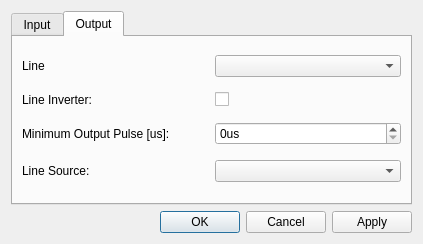
<?xml version="1.0" encoding="UTF-8"?>
<ui version="4.0">
 <class>SettingsDialog</class>
 <widget class="QDialog" name="SettingsDialog">
  <property name="geometry">
   <rect>
    <x>0</x>
    <y>0</y>
    <width>423</width>
    <height>244</height>
   </rect>
  </property>
  <property name="sizePolicy">
   <sizepolicy hsizetype="Preferred" vsizetype="Preferred">
    <horstretch>0</horstretch>
    <verstretch>0</verstretch>
   </sizepolicy>
  </property>
  <property name="windowTitle">
   <string>Settings Window</string>
  </property>
  <layout class="QVBoxLayout" name="verticalLayout">
   <item>
    <widget class="QTabWidget" name="settings_tabWidget">
     <property name="tabShape">
      <enum>QTabWidget::Rounded</enum>
     </property>
     <property name="currentIndex">
      <number>1</number>
     </property>
     <widget class="QWidget" name="Input_tab">
      <attribute name="title">
       <string>Input</string>
      </attribute>
      <layout class="QGridLayout" name="gridLayout">
       <item row="4" column="1">
        <widget class="QCheckBox" name="inputlineinverter_checkBox">
         <property name="text">
          <string/>
         </property>
        </widget>
       </item>
       <item row="3" column="1">
        <widget class="ScienDSpinBox" name="inputTriggerDelay_DoubleSpinBox">
         <property name="sizePolicy">
          <sizepolicy hsizetype="Minimum" vsizetype="Fixed">
           <horstretch>0</horstretch>
           <verstretch>0</verstretch>
          </sizepolicy>
         </property>
         <property name="suffix">
          <string>us</string>
         </property>
         <property name="decimals">
          <number>0</number>
         </property>
         <property name="minimum">
          <double>0.000000000000000</double>
         </property>
         <property name="maximum">
          <double>10000000.000000000000000</double>
         </property>
         <property name="value">
          <double>0.000000000000000</double>
         </property>
        </widget>
       </item>
       <item row="0" column="1">
        <widget class="QComboBox" name="inputline_comboBox"/>
       </item>
       <item row="1" column="1">
        <widget class="QComboBox" name="inputtriggerselector_comboBox"/>
       </item>
       <item row="3" column="0">
        <widget class="QLabel" name="triggerdelay_Label">
         <property name="text">
          <string>Trigger Delay [us]:</string>
         </property>
        </widget>
       </item>
       <item row="0" column="0">
        <widget class="QLabel" name="inputLine_Label">
         <property name="text">
          <string>Line:</string>
         </property>
        </widget>
       </item>
       <item row="4" column="0">
        <widget class="QLabel" name="inputlineinverter_Label">
         <property name="text">
          <string>Line Inverter:</string>
         </property>
        </widget>
       </item>
       <item row="1" column="0">
        <widget class="QLabel" name="inputtriggerselector_Label">
         <property name="text">
          <string>Trigger Selector:</string>
         </property>
        </widget>
       </item>
       <item row="2" column="0">
        <widget class="QLabel" name="inputtriggeractivation_Label">
         <property name="text">
          <string>Trigger Activation:</string>
         </property>
        </widget>
       </item>
       <item row="2" column="1">
        <widget class="QComboBox" name="inputtriggeractivation_comboBox"/>
       </item>
      </layout>
     </widget>
     <widget class="QWidget" name="Output_tab">
      <attribute name="title">
       <string>Output</string>
      </attribute>
      <layout class="QGridLayout" name="gridLayout_2">
       <item row="2" column="1">
        <widget class="ScienDSpinBox" name="outputpulsemin_DoubleSpinBox">
         <property name="sizePolicy">
          <sizepolicy hsizetype="Minimum" vsizetype="Fixed">
           <horstretch>0</horstretch>
           <verstretch>0</verstretch>
          </sizepolicy>
         </property>
         <property name="suffix">
          <string>us</string>
         </property>
         <property name="decimals">
          <number>0</number>
         </property>
         <property name="minimum">
          <double>0.000000000000000</double>
         </property>
         <property name="maximum">
          <double>1000000.000000000000000</double>
         </property>
        </widget>
       </item>
       <item row="2" column="0">
        <widget class="QLabel" name="outputpulsemin_Label">
         <property name="text">
          <string>Minimum Output Pulse [us]:</string>
         </property>
        </widget>
       </item>
       <item row="1" column="0">
        <widget class="QLabel" name="outputlineinverter_Label">
         <property name="text">
          <string>Line Inverter:</string>
         </property>
        </widget>
       </item>
       <item row="0" column="1">
        <widget class="QComboBox" name="outputline_comboBox">
         <property name="editable">
          <bool>false</bool>
         </property>
        </widget>
       </item>
       <item row="1" column="1">
        <widget class="QCheckBox" name="outputlineinverter_checkBox">
         <property name="text">
          <string/>
         </property>
        </widget>
       </item>
       <item row="0" column="0">
        <widget class="QLabel" name="outputline_Label">
         <property name="text">
          <string>Line</string>
         </property>
        </widget>
       </item>
       <item row="3" column="0">
        <widget class="QLabel" name="linesource_Label">
         <property name="text">
          <string>Line Source:</string>
         </property>
        </widget>
       </item>
       <item row="3" column="1">
        <widget class="QComboBox" name="outputlinesource_comboBox"/>
       </item>
      </layout>
     </widget>
    </widget>
   </item>
   <item>
    <widget class="QDialogButtonBox" name="buttonBox">
     <property name="locale">
      <locale language="English" country="UnitedStates"/>
     </property>
     <property name="orientation">
      <enum>Qt::Horizontal</enum>
     </property>
     <property name="standardButtons">
      <set>QDialogButtonBox::Apply|QDialogButtonBox::Cancel|QDialogButtonBox::Ok</set>
     </property>
     <property name="centerButtons">
      <bool>false</bool>
     </property>
    </widget>
   </item>
  </layout>
 </widget>
 <customwidgets>
  <customwidget>
   <class>ScienDSpinBox</class>
   <extends>QDoubleSpinBox</extends>
   <header>qtwidgets.scientific_spinbox.h</header>
  </customwidget>
 </customwidgets>
 <tabstops>
  <tabstop>buttonBox</tabstop>
 </tabstops>
 <resources/>
 <connections>
  <connection>
   <sender>buttonBox</sender>
   <signal>accepted()</signal>
   <receiver>SettingsDialog</receiver>
   <slot>accept()</slot>
   <hints>
    <hint type="sourcelabel">
     <x>257</x>
     <y>224</y>
    </hint>
    <hint type="destinationlabel">
     <x>157</x>
     <y>274</y>
    </hint>
   </hints>
  </connection>
  <connection>
   <sender>buttonBox</sender>
   <signal>rejected()</signal>
   <receiver>SettingsDialog</receiver>
   <slot>reject()</slot>
   <hints>
    <hint type="sourcelabel">
     <x>325</x>
     <y>224</y>
    </hint>
    <hint type="destinationlabel">
     <x>286</x>
     <y>274</y>
    </hint>
   </hints>
  </connection>
 </connections>
</ui>
